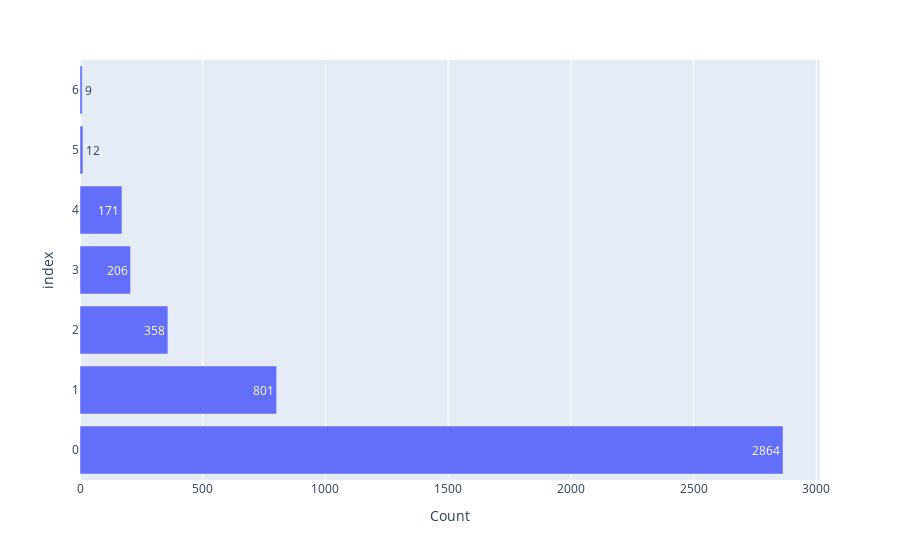

Here is the notebook cell this chart was saved with:
### Markdown cell above
## Interactive bar chart

### Code cell
#| echo: true 
#| code-fold: true
df1 = df["type"].value_counts().reset_index()
df1.columns = ["type","Count"]
fig = px.bar(df1,
             x="Count",
             text="Count",
             orientation="h")
fig.show()

### Figure 1 — Plotly figure (JSON) as saved in the notebook; plotly's stock layout.template omitted (floating-point values rounded to 4 significant figures)
{"data": [{"alignmentgroup": "True", "hovertemplate": "Count=%{text}<br>index=%{y}<extra></extra>", "legendgroup": "", "marker": {"color": "#636efa", "pattern": {"shape": ""}}, "name": "", "offsetgroup": "", "orientation": "h", "showlegend": false, "text": [2864, 801, 358, 206, 171, 12, 9], "textposition": "auto", "type": "bar", "x": [2864, 801, 358, 206, 171, 12, 9], "xaxis": "x", "y": [0, 1, 2, 3, 4, 5, 6], "yaxis": "y"}], "layout": {"barmode": "relative", "legend": {"tracegroupgap": 0}, "margin": {"t": 60}, "xaxis": {"anchor": "y", "domain": [0, 1], "title": {"text": "Count"}}, "yaxis": {"anchor": "x", "domain": [0, 1], "title": {"text": "index"}}}}
